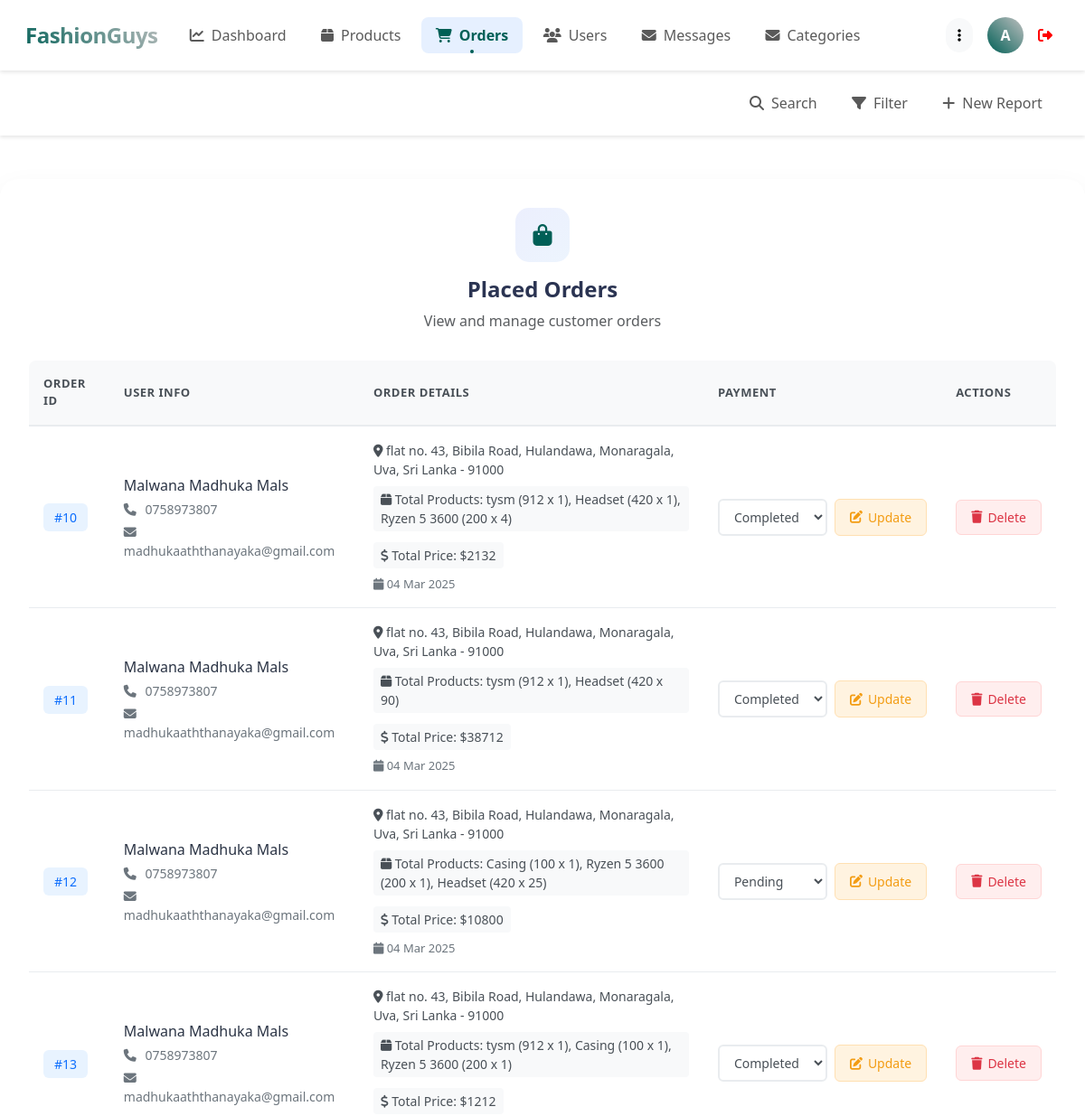
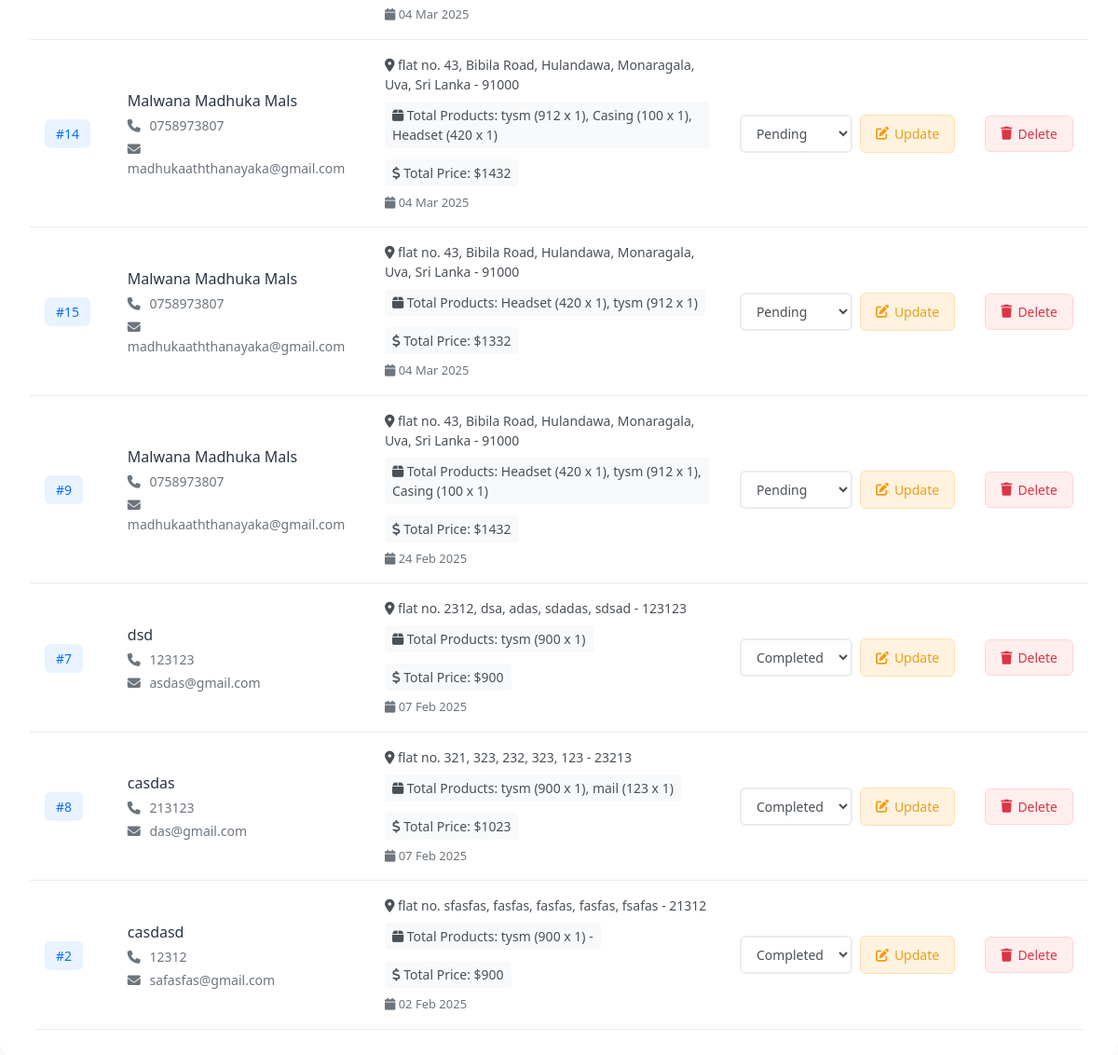
The app's page /admin/orders.php (signed in) with its own data (2 pictures, top to bottom).
### tables this page shows
CREATE TABLE `orders` (
  `id` int(100) NOT NULL,
  `user_id` int(100) NOT NULL,
  `name` varchar(20) NOT NULL,
  `number` varchar(10) NOT NULL,
  `email` varchar(50) NOT NULL,
  `method` varchar(50) NOT NULL,
  `address` varchar(500) NOT NULL,
  `total_products` varchar(1000) NOT NULL,
  `total_price` int(100) NOT NULL,
  `placed_on` date NOT NULL DEFAULT current_timestamp(),
  `payment_status` varchar(20) NOT NULL DEFAULT 'pending',
  `order_status` enum('pending','picked_up','delivered','cancelled') DEFAULT 'pending',
  `created_at` timestamp NOT NULL DEFAULT current_timestamp(),
  `updated_at` timestamp NOT NULL DEFAULT current_timestamp() ON UPDATE current_timestamp()
);

### admin/orders.php (the view, shortened to what this page needs)
<?php
include '../components/connect.php';
?>
<!DOCTYPE html>
<html lang="en">
<head>
   <link href="https://cdn.jsdelivr.net/npm/bootstrap@5.3.0/dist/css/bootstrap.min.css" rel="stylesheet">
   <link rel="stylesheet" href="https://cdnjs.cloudflare.com/ajax/libs/font-awesome/6.1.1/css/all.min.css">
</head>
<body>
<?php include '../components/admin_header_orders.php'; ?>
<section class="show-orders mt-5">
    <div class="content-card">
        <div class="card-header">
            <div class="header-icon">
                <i class="fas fa-shopping-bag"></i>
            </div>
            <h2 class="header-title">Placed Orders</h2>
            <p class="text-muted">View and manage customer orders</p>
        </div>
        <div class="table-container">
            <table class="modern-table">
                <thead>
                    <tr>
                        <th>Order ID</th>
                        <th>User Info</th>
                        <th>Order Details</th>
                        <th>Payment</th>
                        <th>Actions</th>
                    </tr>
                </thead>
                <tbody>
                <?php
                    $select_orders = $conn->prepare("SELECT * FROM `orders` ORDER BY placed_on DESC");
                    $select_orders->execute();
                    if($select_orders->rowCount() > 0){
                        while($fetch_orders = $select_orders->fetch(PDO::FETCH_ASSOC)){
                ?>
                    <tr>
                        <td>
                            <span class="id-badge">#<?= $fetch_orders['id']; ?></span>
                        </td>
                        <td>
                            <div class="user-details">
                                <span class="user-name"><?= $fetch_orders['name']; ?></span>
                                <span class="user-contact">
                                    <i class="fas fa-phone"></i> <?= $fetch_orders['number']; ?>
                                </span>
                                <span class="user-email">
                                    <i class="fas fa-envelope"></i> <?= $fetch_orders['email']; ?>
                                </span>
                            </div>
                        </td>
                        <td>
                            <div class="order-details">
                                <div class="order-address">
                                    <i class="fas fa-map-marker-alt"></i>
                                    <?= $fetch_orders['address']; ?>
                                </div>
                                <div class="order-products">
                                    <span class="total-products">
                                        <i class="fas fa-box"></i> Total Products: <?= $fetch_orders['total_products']; ?>
                                    </span>
                                    <span class="order-price">
                                        <i class="fas fa-dollar-sign"></i> Total Price: $<?= $fetch_orders['total_price']; ?>
                                    </span>
                                </div>
                                <div class="order-date">
                                    <i class="fas fa-calendar"></i>
                                    <?= date('d M Y', strtotime($fetch_orders['placed_on'])); ?>
                                </div>
                            </div>
                        </td>
                        <td>
                        <form action="" method="post" class="payment-form">
                <div class="d-flex gap-2">
                    <select name="payment_status" class="payment-status <?= $fetch_orders['payment_status'] == 'completed' ? 'status-completed' : 'status-pending' ?>">
                        <option value="pending" <?= $fetch_orders['payment_status'] == 'pending' ? 'selected' : ''; ?>>Pending</option>
                        <option value="completed" <?= $fetch_orders['payment_status'] == 'completed' ? 'selected' : ''; ?>>Completed</option>
                    </select>
                    <button type="submit" name="update_payment" class="btn-update">
                        <i class="fas fa-edit"></i> Update
                    </button>
                </div>
            </form>
                        </td>
                        <td>
                            <div class="action-buttons">
                                <a href="placed_orders.php?delete=<?= $fetch_orders['id']; ?>"
                                   onclick="return confirm('Are you sure you want to delete this order? This action cannot be undone.');"
                                   class="btn-delete">
                                    <i class="fas fa-trash"></i> Delete
                                </a>
                            </div>
                        </td>
                    </tr>
                <?php
                        }
                    }
                ?>
                </tbody>
            </table>
        </div>
    </div>
</section>
</body>
</html>

### components/admin_header_orders.php (shortened to what this page needs)
<nav class="navbar navbar-expand-lg modern-navbar sticky-top">
    <div class="container-fluid">
        <a class="navbar-brand" href="../admin/dashboard.php">
            FashionGuys
        </a>
        <div class="collapse navbar-collapse" id="navbarContent">
            <ul class="navbar-nav me-auto mb-2 mb-lg-0">
                <li class="nav-item">
                    <a class="nav-link <?= basename($_SERVER['PHP_SELF']) == 'dashboard.php' ? 'active' : ''; ?>"
                       href="../admin/dashboard.php">
                        <i class="fas fa-chart-line me-2"></i>Dashboard
                    </a>
                </li>
                <li class="nav-item">
                    <a class="nav-link <?= basename($_SERVER['PHP_SELF']) == 'products.php' ? 'active' : ''; ?>"
                       href="../admin/products.php">
                        <i class="fas fa-box me-2"></i>Products
                    </a>
                </li>
                <li class="nav-item">
                    <a class="nav-link <?= basename($_SERVER['PHP_SELF']) == 'orders.php' ? 'active' : ''; ?>"
                       href="../admin/orders.php">
                        <i class="fas fa-shopping-cart me-2"></i>Orders
                    </a>
                </li>
                <li class="nav-item">
                    <a class="nav-link <?= basename($_SERVER['PHP_SELF']) == 'users.php' ? 'active' : ''; ?>"
                       href="../admin/users.php">
                        <i class="fas fa-users me-2"></i>Users
                    </a>
                </li>
                <li class="nav-item">
                    <a class="nav-link <?= basename($_SERVER['PHP_SELF']) == 'messages.php' ? 'active' : ''; ?>"
                       href="../admin/messages.php">
                        <i class="fas fa-envelope me-2"></i>Messages
                    </a>
                </li>
                <li class="nav-item">
                    <a class="nav-link <?= basename($_SERVER['PHP_SELF']) == 'categories.php' ? 'active' : ''; ?>"
                       href="../admin/categories.php">
                        <i class="fas fa-envelope me-2"></i>Categories
                    </a>
                </li>
            </ul>
            <?php
                $select_profile = $conn->prepare("SELECT * FROM `admins` WHERE id = ?");
                $select_profile->execute([$admin_id]);
                $fetch_profile = $select_profile->fetch(PDO::FETCH_ASSOC);
            ?>
            <div class="profile-section">
                <div class="dropdown">
                    <button class="btn btn-light rounded-pill" data-bs-toggle="dropdown">
                        <i class="fas fa-ellipsis-v"></i>
                    </button>
                </div>
                <div class="dropdown">
                    <div class="profile-image" role="button" data-bs-toggle="dropdown">
                        <?= strtoupper(substr($fetch_profile['name'], 0, 1)); ?>
                    </div>
                </div>
                <a href="../components/admin_logout.php"
                   class=""
                   style="text-decoration: none; color: red;"
                   onclick="return confirm('Are you sure you want to logout?');">
                    <i class="fas fa-sign-out-alt me-2"></i>
                </a>
            </div>
        </div>
    </div>
</nav>
<nav class="navbar navbar-expand-lg modern-navbar">
    <div class="container-fluid">
        <div class="collapse navbar-collapse" id="secondaryNavContent">
            <ul class="navbar-nav ms-auto">
                <li class="nav-item">
                    <a class="nav-link" href="#">
                        <i class="fas fa-search me-2"></i>Search
                    </a>
                </li>
                <li class="nav-item">
                    <a class="nav-link" href="#">
                        <i class="fas fa-filter me-2"></i>Filter
                    </a>
                </li>
                <li class="nav-item">
                    <a class="nav-link" href="../admin/salesreport.php">
                        <i class="fas fa-plus me-2"></i>New Report
                    </a>
                </li>
            </ul>
        </div>
    </div>
</nav>

### components/admin_header_orders.php (style rules this page uses)
:root { --primary-color: #005F56; --secondary-color: #4169E1; --accent-color: #C0C0C0; }
.modern-navbar { background: white; padding: 1rem; box-shadow: 0 2px 15px rgba(0,0,0,0.05); }
.navbar-brand { font-size: 1.5rem; font-weight: 700; background: linear-gradient(45deg, var(--primary-color), var(--accent-color)); -webkit-background-clip: text; -webkit-text-fill-color: transparent; letter-spacing: -0.5px; }
.nav-link { position: relative; padding: 0.5rem 1rem !important; margin: 0 0.2rem; border-radius: 8px; transition: all 0.3s ease; }
.nav-link.active { background: rgba(67, 97, 238, 0.1); color: var(--primary-color) !important; font-weight: 600; }
.nav-link.active::after { content: ''; position: absolute; bottom: 0; left: 50%; transform: translateX(-50%); width: 4px; height: 4px; border-radius: 50%; background-color: var(--primary-color); }
.profile-section { display: flex; align-items: center; gap: 1rem; }
.profile-image { width: 40px; height: 40px; border-radius: 10px; background: linear-gradient(45deg, var(--primary-color), var(--accent-color)); display: flex; align-items: center; justify-content: center; color: white; font-weight: 600; }
.modern-navbar { background-color: #fff; box-shadow: 0 2px 4px rgba(0,0,0,0.1); }
.profile-image { width: 40px; height: 40px; background-color: #0d6efd; color: white; border-radius: 50%; display: flex; align-items: center; justify-content: center; font-weight: bold; cursor: pointer; }
.nav-link { padding: 0.5rem 1rem; border-radius: 0.5rem; transition: all 0.3s; }
.nav-link:hover, .nav-link.active { background-color: rgba(13, 110, 253, 0.1); color: #0d6efd; }

### records on screen
orders: id "10", name "Malwana Madhuka Mals", number "0758973807", email "madhukaaththanayaka@gmail.com", address "flat no. 43, Bibila Road, Hulandawa, Monaragala, Uva, Sri Lanka - 91000", total_products "tysm (912 x 1), Headset (420 x 1), Ryzen 5 3600 (200 x 4)", total_price "2132", placed_on "04 Mar 2025", payment_status "Completed"
orders: id "11", name "Malwana Madhuka Mals", number "0758973807", email "madhukaaththanayaka@gmail.com", address "flat no. 43, Bibila Road, Hulandawa, Monaragala, Uva, Sri Lanka - 91000", total_products "tysm (912 x 1), Headset (420 x 90)", total_price "38712", placed_on "04 Mar 2025", payment_status "Completed"
orders: id "12", name "Malwana Madhuka Mals", number "0758973807", email "madhukaaththanayaka@gmail.com", address "flat no. 43, Bibila Road, Hulandawa, Monaragala, Uva, Sri Lanka - 91000", total_products "Casing (100 x 1), Ryzen 5 3600 (200 x 1), Headset (420 x 25)", total_price "10800", placed_on "04 Mar 2025", payment_status "Pending"
orders: id "13", name "Malwana Madhuka Mals", number "0758973807", email "madhukaaththanayaka@gmail.com", address "flat no. 43, Bibila Road, Hulandawa, Monaragala, Uva, Sri Lanka - 91000", total_products "tysm (912 x 1), Casing (100 x 1), Ryzen 5 3600 (200 x 1)", total_price "1212", placed_on "04 Mar 2025", payment_status "Completed"
orders: id "14", name "Malwana Madhuka Mals", number "0758973807", email "madhukaaththanayaka@gmail.com", address "flat no. 43, Bibila Road, Hulandawa, Monaragala, Uva, Sri Lanka - 91000", total_products "tysm (912 x 1), Casing (100 x 1), Headset (420 x 1)", total_price "1432", placed_on "04 Mar 2025", payment_status "Pending"
orders: id "15", name "Malwana Madhuka Mals", number "0758973807", email "madhukaaththanayaka@gmail.com", address "flat no. 43, Bibila Road, Hulandawa, Monaragala, Uva, Sri Lanka - 91000", total_products "Headset (420 x 1), tysm (912 x 1)", total_price "1332", placed_on "04 Mar 2025", payment_status "Pending"
orders: id "9", name "Malwana Madhuka Mals", number "0758973807", email "madhukaaththanayaka@gmail.com", address "flat no. 43, Bibila Road, Hulandawa, Monaragala, Uva, Sri Lanka - 91000", total_products "Headset (420 x 1), tysm (912 x 1), Casing (100 x 1)", total_price "1432", placed_on "24 Feb 2025", payment_status "Pending"
orders: id "7", name "dsd", number "123123", email "asdas@gmail.com", address "flat no. 2312, dsa, adas, sdadas, sdsad - 123123", total_products "tysm (900 x 1)", total_price "900", placed_on "07 Feb 2025", payment_status "Completed"
orders: id "8", name "casdas", number "213123", email "das@gmail.com", address "flat no. 321, 323, 232, 323, 123 - 23213", total_products "tysm (900 x 1), mail (123 x 1)", total_price "1023", placed_on "07 Feb 2025", payment_status "Completed"
orders: id "2", name "casdasd", number "12312", email "safasfas@gmail.com", address "flat no. sfasfas, fasfas, fasfas, fasfas, fsafas - 21312", total_products "tysm (900 x 1) -", total_price "900", placed_on "02 Feb 2025", payment_status "Completed"

### other values on screen
substr($fetch_profile['name'], 0, 1) "A"
